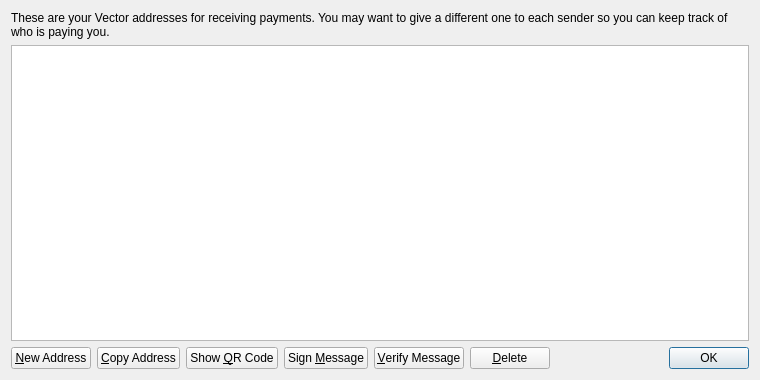
<?xml version="1.0" encoding="UTF-8"?>
<ui version="4.0">
 <class>AddressBookPage</class>
 <widget class="QWidget" name="AddressBookPage">
  <property name="geometry">
   <rect>
    <x>0</x>
    <y>0</y>
    <width>760</width>
    <height>380</height>
   </rect>
  </property>
  <property name="windowTitle">
   <string>Address Book</string>
  </property>
  <layout class="QVBoxLayout" name="verticalLayout">
   <item>
    <widget class="QLabel" name="labelExplanation">
     <property name="text">
      <string>These are your Vector addresses for receiving payments. You may want to give a different one to each sender so you can keep track of who is paying you.</string>
     </property>
     <property name="textFormat">
      <enum>Qt::PlainText</enum>
     </property>
     <property name="wordWrap">
      <bool>true</bool>
     </property>
    </widget>
   </item>
   <item>
    <widget class="QTableView" name="tableView">
     <property name="contextMenuPolicy">
      <enum>Qt::CustomContextMenu</enum>
     </property>
     <property name="toolTip">
      <string>Double-click to edit address or label</string>
     </property>
     <property name="tabKeyNavigation">
      <bool>false</bool>
     </property>
     <property name="selectionMode">
      <enum>QAbstractItemView::SingleSelection</enum>
     </property>
     <property name="selectionBehavior">
      <enum>QAbstractItemView::SelectRows</enum>
     </property>
     <property name="sortingEnabled">
      <bool>true</bool>
     </property>
     <attribute name="verticalHeaderVisible">
      <bool>false</bool>
     </attribute>
    </widget>
   </item>
   <item>
    <layout class="QHBoxLayout" name="horizontalLayout">
     <item>
      <widget class="QPushButton" name="newAddressButton">
       <property name="toolTip">
        <string>Create a new address</string>
       </property>
       <property name="text">
        <string>&amp;New Address</string>
       </property>
      </widget>
     </item>
     <item>
      <widget class="QPushButton" name="copyToClipboard">
       <property name="toolTip">
        <string>Copy the currently selected address to the system clipboard</string>
       </property>
       <property name="text">
        <string>&amp;Copy Address</string>
       </property>
      </widget>
     </item>
     <item>
      <widget class="QPushButton" name="showQRCode">
       <property name="text">
        <string>Show &amp;QR Code</string>
       </property>
      </widget>
     </item>
     <item>
      <widget class="QPushButton" name="signMessage">
       <property name="toolTip">
        <string>Sign a message to prove you own a Vector address</string>
       </property>
       <property name="text">
        <string>Sign &amp;Message</string>
       </property>
      </widget>
     </item>
     <item>
      <widget class="QPushButton" name="verifyMessage">
       <property name="toolTip">
        <string>Verify a message to ensure it was signed with a specified Vector address</string>
       </property>
       <property name="text">
        <string>&amp;Verify Message</string>
       </property>
      </widget>
     </item>
     <item>
      <widget class="QPushButton" name="deleteButton">
       <property name="toolTip">
        <string>Delete the currently selected address from the list</string>
       </property>
       <property name="text">
        <string>&amp;Delete</string>
       </property>
      </widget>
     </item>
     <item>
      <spacer name="horizontalSpacer">
       <property name="orientation">
        <enum>Qt::Horizontal</enum>
       </property>
       <property name="sizeHint" stdset="0">
        <size>
         <width>40</width>
         <height>20</height>
        </size>
       </property>
      </spacer>
     </item>
     <item>
      <widget class="QDialogButtonBox" name="buttonBox">
       <property name="sizePolicy">
        <sizepolicy hsizetype="Maximum" vsizetype="Fixed">
         <horstretch>0</horstretch>
         <verstretch>0</verstretch>
        </sizepolicy>
       </property>
       <property name="standardButtons">
        <set>QDialogButtonBox::Ok</set>
       </property>
      </widget>
     </item>
    </layout>
   </item>
  </layout>
 </widget>
 <resources>
  <include location="../bitcoin.qrc"/>
 </resources>
 <connections/>
</ui>
